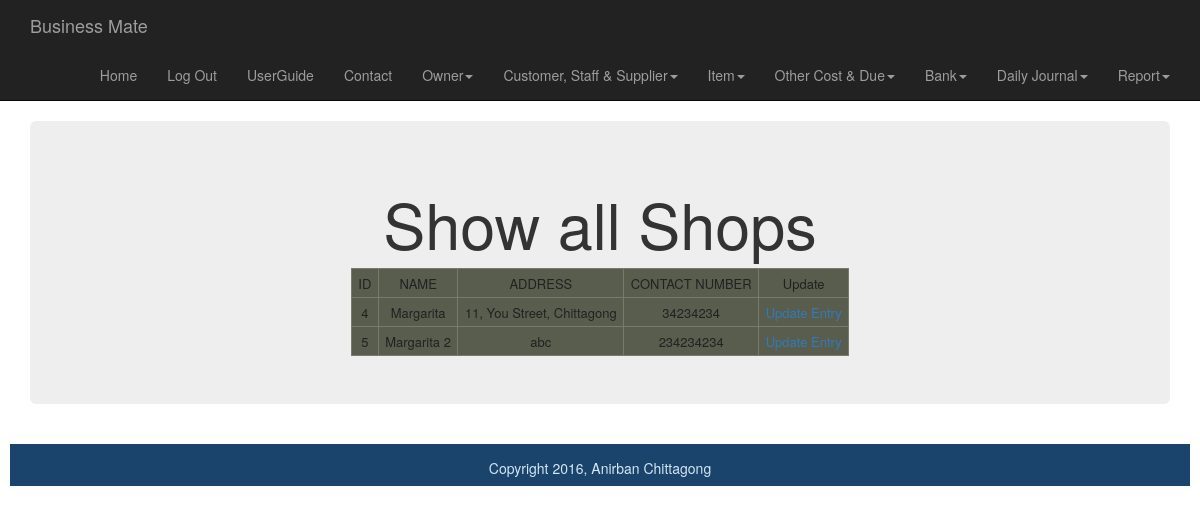
The app's page /smart_shop/shop_section/searchshop.php (signed in) with its own data.
### tables this page shows
CREATE TABLE IF NOT EXISTS `store` (
  `id` int(11) NOT NULL AUTO_INCREMENT,
  `name` varchar(200) NOT NULL,
  `address` varchar(200) NOT NULL,
  `contact_number` varchar(100) NOT NULL,
  `userId` int(11) NOT NULL,
  PRIMARY KEY (`id`)
);

### smart_shop/shop_section/searchshop.php (the view, shortened to what this page needs)
<?php
$connection =mysql_connect(DB_SERVER,DB_USER,DB_PASS);
?><?php include("../includes/header.php"); ?>
	<div class="container">
		<div class="jumbotron">
		<h1>Show all Shops</h1>
		<table>
				<?php
				$user_id=$_SESSION['userId'];
				$result =mysql_query("SELECT * FROM store WHERE userId = {$user_id}",$connection);
				 if( mysql_num_rows($result)>0)
				{
				echo "<tr><td>"."ID"."</td><td>"."NAME"."</td><td>"."ADDRESS"."</td><td>"."CONTACT NUMBER"."</td><td>"."Update"."</td></tr>";
				while($row=mysql_fetch_array($result)){
					echo "<tr><td>".$row["id"]."</td><td>".$row["name"]."</td><td>".$row["address"]."</td><td>".$row["contact_number"]."</td><td><a href=\"shopentryupdate.php?id=".$row["id"]."\"> Update Entry</a></td></tr>";
				}
				}
				else {
					echo "Sorry, no data yet.";
				 }
				?>
		</table>
    </div>
	</div>
	<div id="footer">Copyright 2016, Anirban Chittagong</div>
	</body>
</html>

### smart_shop/css/styles.css (style rules this page uses)
table, tr, td { border: 1px solid #787A6B; margin:0 auto; font-size: 13px; line-height: 15px; padding: 0.5em; background:#585D4E; color:#222; text-align:center; }
.jumbotron { text-align:center; }
#footer { height: 3em; margin: 10px; padding: 1em; text-align: center; background: #1A446C; color: #D4E6F4; clear:both; }

### records on screen
store: id "4", name "Margarita", address "11, You Street, Chittagong", contact_number "34234234"
store: id "5", name "Margarita 2", address "abc", contact_number "234234234"
